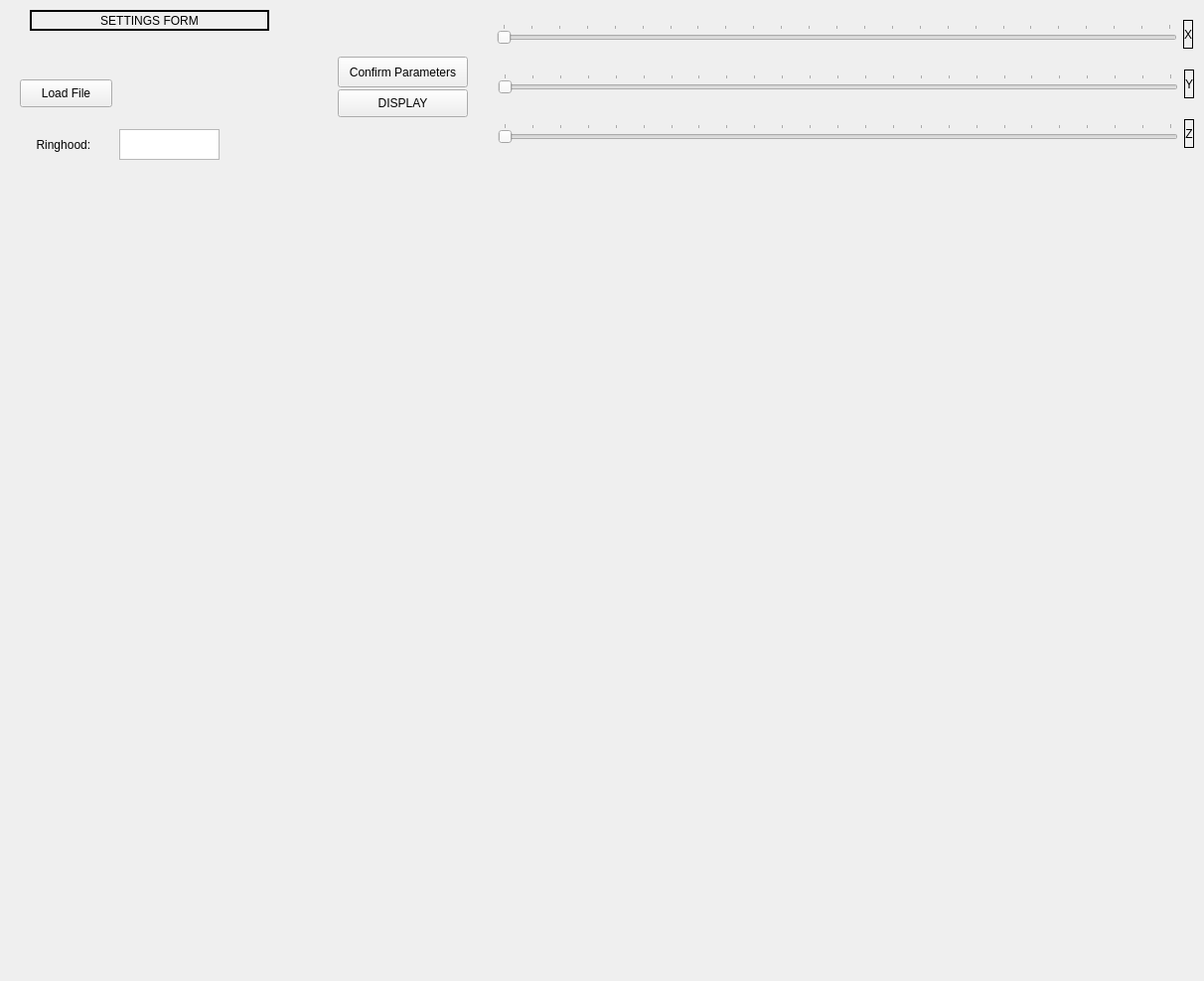
<?xml version="1.0" encoding="UTF-8"?>
<ui version="4.0">
 <class>settingsform</class>
 <widget class="QWidget" name="settingsform">
  <property name="geometry">
   <rect>
    <x>0</x>
    <y>0</y>
    <width>1212</width>
    <height>988</height>
   </rect>
  </property>
  <property name="windowTitle">
   <string>Form</string>
  </property>
  <widget class="QLabel" name="label">
   <property name="geometry">
    <rect>
     <x>30</x>
     <y>10</y>
     <width>241</width>
     <height>21</height>
    </rect>
   </property>
   <property name="frameShape">
    <enum>QFrame::WinPanel</enum>
   </property>
   <property name="text">
    <string>SETTINGS FORM</string>
   </property>
   <property name="alignment">
    <set>Qt::AlignCenter</set>
   </property>
  </widget>
  <widget class="QPushButton" name="mesh_button">
   <property name="geometry">
    <rect>
     <x>20</x>
     <y>80</y>
     <width>93</width>
     <height>28</height>
    </rect>
   </property>
   <property name="text">
    <string>Load File</string>
   </property>
  </widget>
  <widget class="QLabel" name="mesh_lab">
   <property name="geometry">
    <rect>
     <x>140</x>
     <y>90</y>
     <width>181</width>
     <height>16</height>
    </rect>
   </property>
   <property name="text">
    <string/>
   </property>
  </widget>
  <widget class="QLabel" name="ring_lab">
   <property name="geometry">
    <rect>
     <x>20</x>
     <y>130</y>
     <width>91</width>
     <height>31</height>
    </rect>
   </property>
   <property name="text">
    <string>Ringhood: </string>
   </property>
   <property name="alignment">
    <set>Qt::AlignCenter</set>
   </property>
  </widget>
  <widget class="QLabel" name="ring_val">
   <property name="geometry">
    <rect>
     <x>250</x>
     <y>130</y>
     <width>55</width>
     <height>20</height>
    </rect>
   </property>
   <property name="text">
    <string/>
   </property>
  </widget>
  <widget class="QPushButton" name="conf_par_button">
   <property name="geometry">
    <rect>
     <x>340</x>
     <y>57</y>
     <width>131</width>
     <height>31</height>
    </rect>
   </property>
   <property name="text">
    <string>Confirm Parameters</string>
   </property>
  </widget>
  <widget class="QPushButton" name="display_button">
   <property name="geometry">
    <rect>
     <x>340</x>
     <y>90</y>
     <width>131</width>
     <height>28</height>
    </rect>
   </property>
   <property name="text">
    <string>DISPLAY</string>
   </property>
  </widget>
  <widget class="QTextEdit" name="ring_text">
   <property name="geometry">
    <rect>
     <x>120</x>
     <y>130</y>
     <width>101</width>
     <height>31</height>
    </rect>
   </property>
  </widget>
  <widget class="MyGLWidget" name="widget" native="true">
   <property name="geometry">
    <rect>
     <x>10</x>
     <y>210</y>
     <width>1191</width>
     <height>771</height>
    </rect>
   </property>
  </widget>
  <widget class="QWidget" name="layoutWidget">
   <property name="geometry">
    <rect>
     <x>500</x>
     <y>20</y>
     <width>701</width>
     <height>29</height>
    </rect>
   </property>
   <layout class="QHBoxLayout" name="horizontalLayout">
    <item>
     <widget class="QSlider" name="xRotSlider">
      <property name="maximum">
       <number>360</number>
      </property>
      <property name="singleStep">
       <number>16</number>
      </property>
      <property name="pageStep">
       <number>15</number>
      </property>
      <property name="orientation">
       <enum>Qt::Horizontal</enum>
      </property>
      <property name="tickPosition">
       <enum>QSlider::TicksAbove</enum>
      </property>
      <property name="tickInterval">
       <number>15</number>
      </property>
     </widget>
    </item>
    <item>
     <widget class="QLabel" name="x_lab">
      <property name="frameShape">
       <enum>QFrame::Box</enum>
      </property>
      <property name="text">
       <string>X</string>
      </property>
      <property name="alignment">
       <set>Qt::AlignCenter</set>
      </property>
     </widget>
    </item>
   </layout>
  </widget>
  <widget class="QWidget" name="layoutWidget">
   <property name="geometry">
    <rect>
     <x>501</x>
     <y>70</y>
     <width>701</width>
     <height>29</height>
    </rect>
   </property>
   <layout class="QHBoxLayout" name="horizontalLayout_2">
    <item>
     <widget class="QSlider" name="y_RotSlider">
      <property name="maximum">
       <number>360</number>
      </property>
      <property name="singleStep">
       <number>16</number>
      </property>
      <property name="pageStep">
       <number>15</number>
      </property>
      <property name="orientation">
       <enum>Qt::Horizontal</enum>
      </property>
      <property name="tickPosition">
       <enum>QSlider::TicksAbove</enum>
      </property>
      <property name="tickInterval">
       <number>15</number>
      </property>
     </widget>
    </item>
    <item>
     <widget class="QLabel" name="y_lab">
      <property name="frameShape">
       <enum>QFrame::Box</enum>
      </property>
      <property name="text">
       <string>Y</string>
      </property>
      <property name="alignment">
       <set>Qt::AlignCenter</set>
      </property>
     </widget>
    </item>
   </layout>
  </widget>
  <widget class="QWidget" name="layoutWidget">
   <property name="geometry">
    <rect>
     <x>501</x>
     <y>120</y>
     <width>701</width>
     <height>29</height>
    </rect>
   </property>
   <layout class="QHBoxLayout" name="horizontalLayout_3">
    <item>
     <widget class="QSlider" name="zRotSlider">
      <property name="maximum">
       <number>360</number>
      </property>
      <property name="singleStep">
       <number>16</number>
      </property>
      <property name="pageStep">
       <number>15</number>
      </property>
      <property name="orientation">
       <enum>Qt::Horizontal</enum>
      </property>
      <property name="tickPosition">
       <enum>QSlider::TicksAbove</enum>
      </property>
      <property name="tickInterval">
       <number>15</number>
      </property>
     </widget>
    </item>
    <item>
     <widget class="QLabel" name="z_lab">
      <property name="frameShape">
       <enum>QFrame::Box</enum>
      </property>
      <property name="text">
       <string>Z</string>
      </property>
      <property name="alignment">
       <set>Qt::AlignCenter</set>
      </property>
     </widget>
    </item>
   </layout>
  </widget>
 </widget>
 <customwidgets>
  <customwidget>
   <class>MyGLWidget</class>
   <extends>QWidget</extends>
   <header>myglwidget.h</header>
   <container>1</container>
   <slots>
    <slot>setXRotation(int)</slot>
    <slot>setZRotation(int)</slot>
    <slot>setYRotation(int)</slot>
    <slot>slot1()</slot>
    <slot>setZoom(int)</slot>
   </slots>
  </customwidget>
 </customwidgets>
 <resources/>
 <connections>
  <connection>
   <sender>xRotSlider</sender>
   <signal>valueChanged(int)</signal>
   <receiver>widget</receiver>
   <slot>setXRotation(int)</slot>
   <hints>
    <hint type="sourcelabel">
     <x>632</x>
     <y>37</y>
    </hint>
    <hint type="destinationlabel">
     <x>588</x>
     <y>223</y>
    </hint>
   </hints>
  </connection>
  <connection>
   <sender>y_RotSlider</sender>
   <signal>valueChanged(int)</signal>
   <receiver>widget</receiver>
   <slot>setYRotation(int)</slot>
   <hints>
    <hint type="sourcelabel">
     <x>659</x>
     <y>91</y>
    </hint>
    <hint type="destinationlabel">
     <x>654</x>
     <y>298</y>
    </hint>
   </hints>
  </connection>
  <connection>
   <sender>zRotSlider</sender>
   <signal>valueChanged(int)</signal>
   <receiver>widget</receiver>
   <slot>setZRotation(int)</slot>
   <hints>
    <hint type="sourcelabel">
     <x>685</x>
     <y>138</y>
    </hint>
    <hint type="destinationlabel">
     <x>438</x>
     <y>263</y>
    </hint>
   </hints>
  </connection>
 </connections>
</ui>
